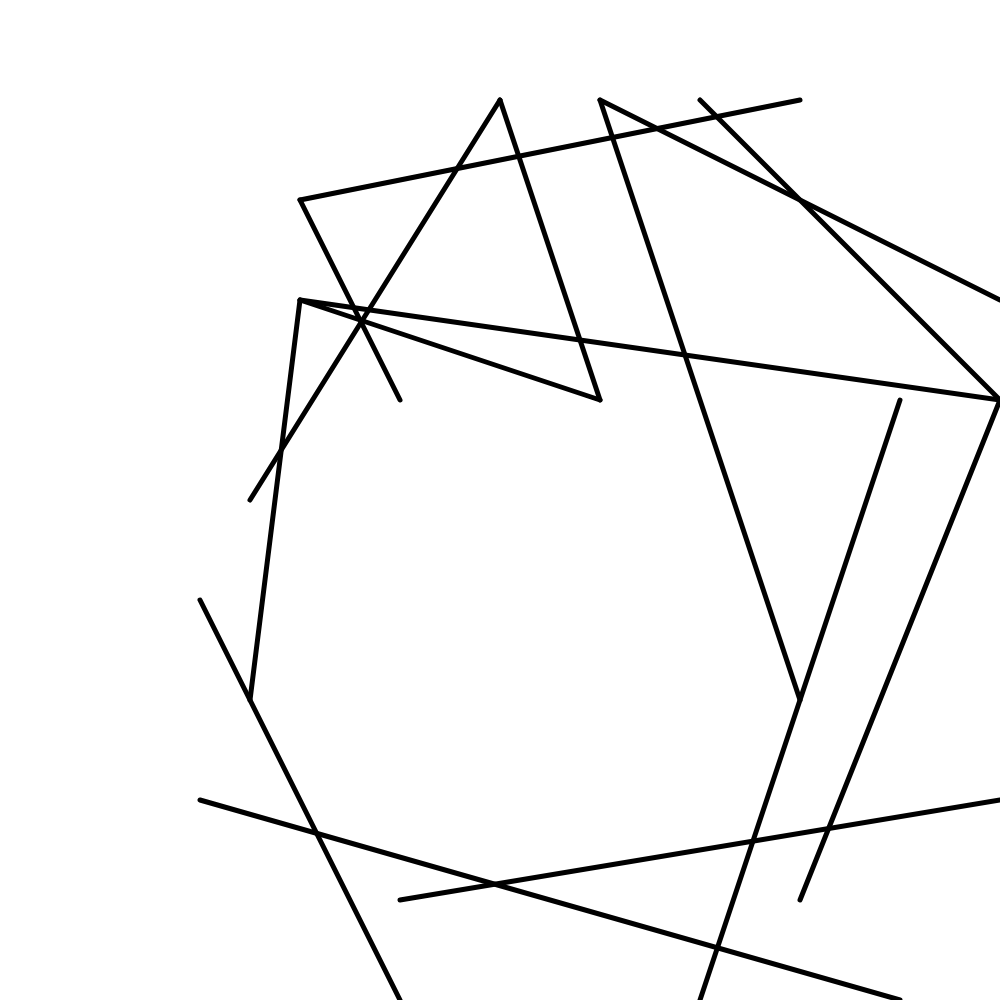
Frame 1 (no input)
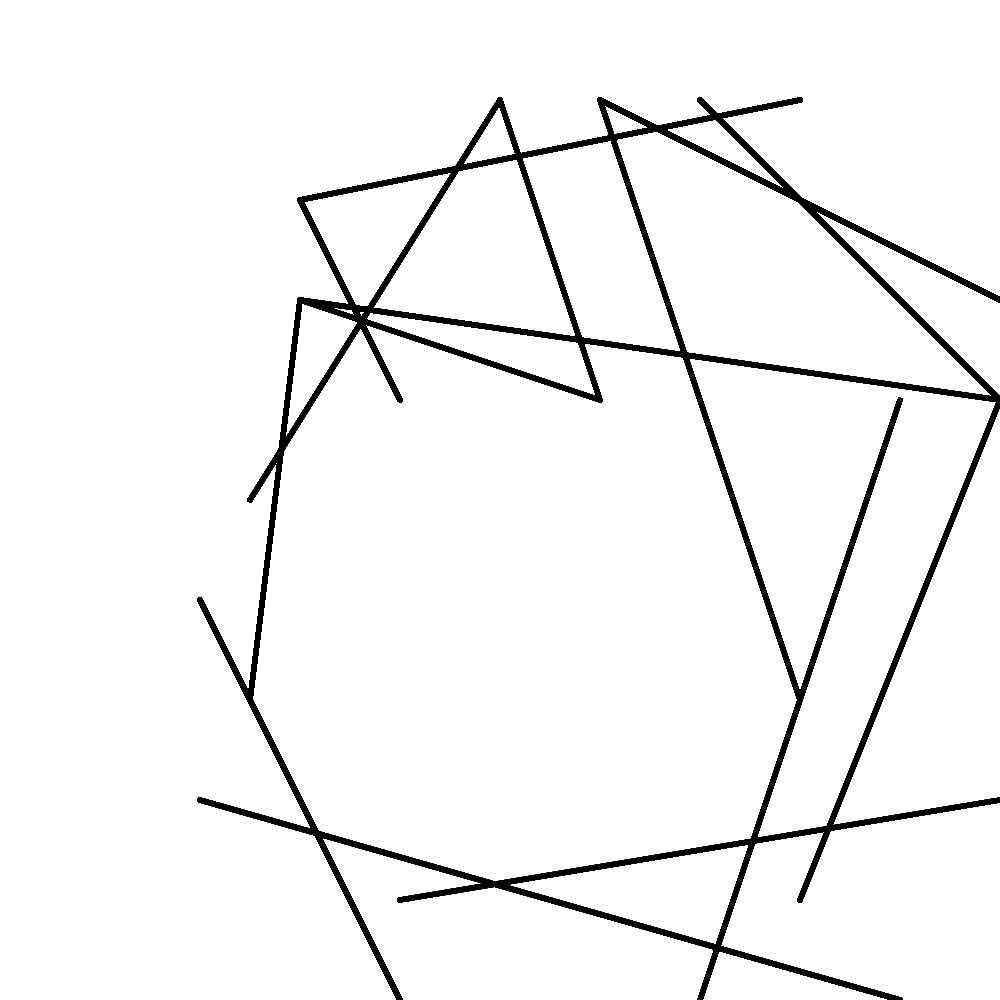
Frame 60 (no input)
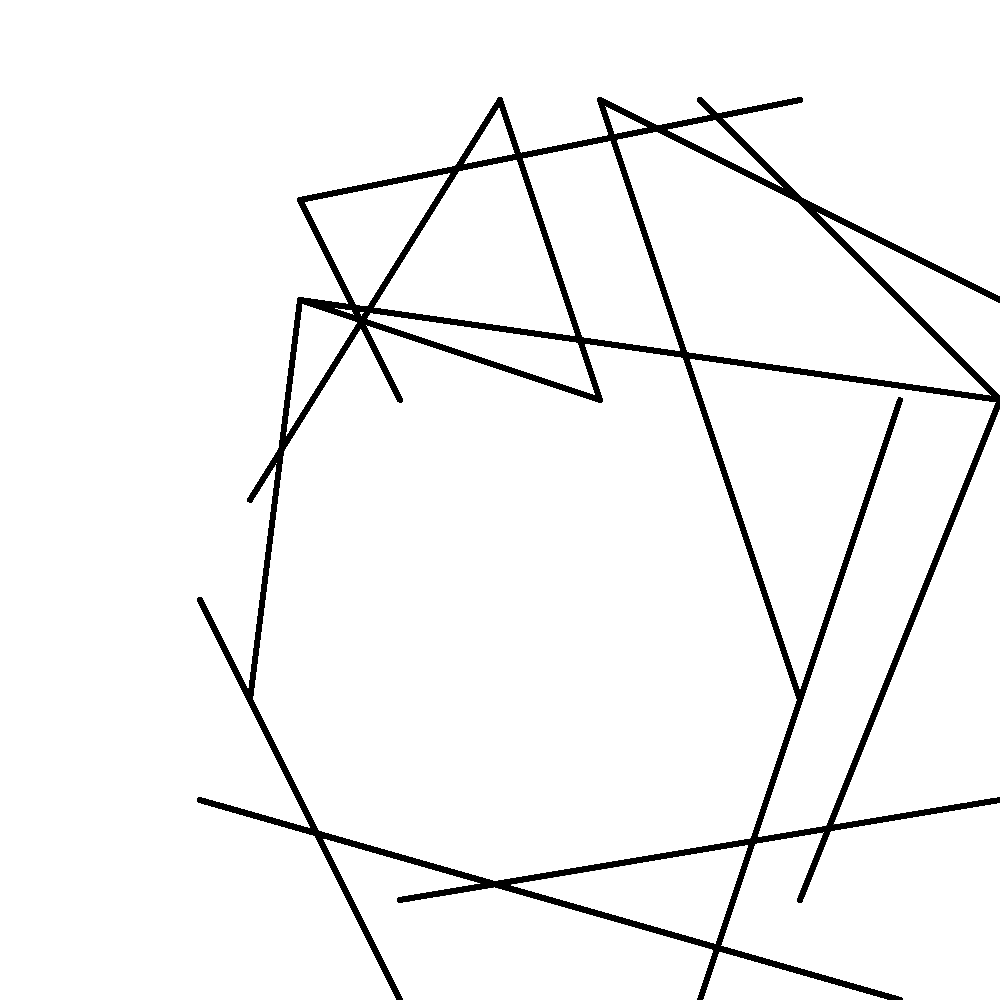
Frame 120 (the mouse pressed at the canvas centre since frame 60)

The p5.js sketch that drew these frames (run headless with seeded random() and noise() and a simulated clock; from frame 60 on, the mouse is pressed at the canvas centre):

// p5.js sketch
// ── sketch.js
// Toggle for B&W only
function setup(){
    createCanvas(1000, 1000);
    background(255);
}

function draw(){
    strokeWeight(5);

    // Syntax: line(x1, y1, x2, y2)
    line(800, 100, 300, 200);
    line(500, 100, 250, 500);
    line(300, 300, 250, 700);
    line(200, 600, 400, 1000);
    line(1000, 400, 700, 100);
    line(800, 700, 600, 100);
    line(600, 400, 300, 300);
    line(1000, 300, 600, 100);
    line(200, 800, 900, 1000);
    line(600, 400, 500, 100);
    line(900, 400, 700, 1000);
    line(800, 900, 1000, 400);
    line(300, 300, 1000, 400);
    line(300, 200, 400, 400);
    line(400, 900, 1000, 800);
}

// // Toggle for colour only
// function setup(){
//     createCanvas(1000, 1000);
//     background(209,234,174);
// }

// function draw(){
//     strokeWeight(7);
//     stroke(0,102,79)

//     // Syntax: line(x1, y1, x2, y2)
//     line(800, 100, 300, 200);
//     line(500, 100, 250, 500);
//     line(300, 300, 250, 700);
//     line(200, 600, 400, 1000);
//     line(1000, 400, 700, 100);
//     line(800, 700, 600, 100);
//     line(600, 400, 300, 300);
//     line(1000, 300, 600, 100);
//     line(200, 800, 900, 1000);
//     line(600, 400, 500, 100);
//     line(900, 400, 700, 1000);
//     line(800, 900, 1000, 400);
//     line(300, 300, 1000, 400);
//     line(300, 200, 400, 400);
//     line(400, 900, 1000, 800);
// }
